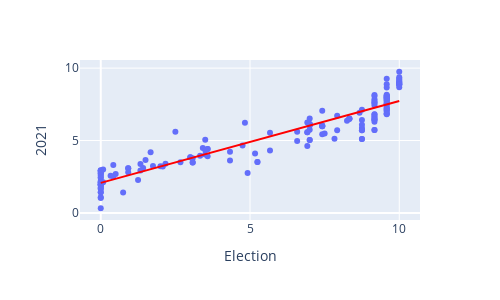
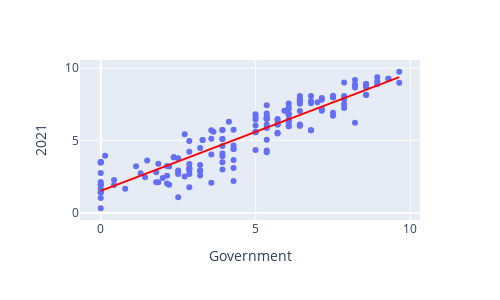
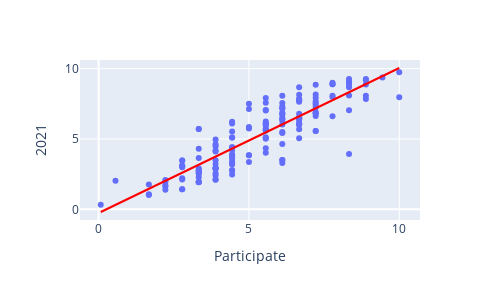
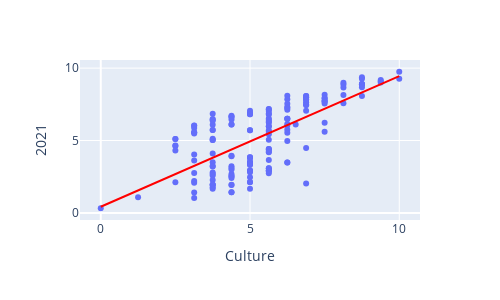

The notebook cell these images were saved under, in order:
### Markdown cell above
### Data visulization

### Code cell
fig1 = px.scatter(fdata,
             height=300, width= 500, 
             x = 'Election', y = '2021',
             hover_name='Country',
             trendline="ols", trendline_color_override="red")
fig2 = px.scatter(fdata,
             height=300, width= 500, 
             x = 'Government', y = '2021',
             hover_name='Country',
             trendline="ols", trendline_color_override="red")
fig3 = px.scatter(fdata,
             height=300, width= 500, 
             x = 'Participate', y = '2021',
             hover_name='Country',
             trendline="ols", trendline_color_override="red")
fig4 = px.scatter(fdata,
             height=300, width= 500, 
             x = 'Culture', y = '2021',
             hover_name='Country',
             trendline="ols", trendline_color_override="red")
fig5 = px.scatter(fdata,
             height=300, width= 500, 
             x = 'Freedom', y = '2021',
             hover_name='Country',
             trendline="ols", trendline_color_override="red")
display(fig1, fig2, fig3, fig4, fig5)

### Figure 1 — Plotly figure (JSON) as saved in the notebook; plotly's stock layout.template omitted (floating-point values rounded to 4 significant figures; data arrays with more than 128 entries replaced by an {"elided": "..."} marker saying what was removed)
{"data": [{"hovertemplate": "<b>%{hovertext}</b><br><br>Election=%{x}<br>2021=%{y}<extra></extra>", "hovertext": {"elided": "167 str values"}, "legendgroup": "", "marker": {"color": "#636efa", "symbol": "circle"}, "mode": "markers", "name": "", "orientation": "v", "showlegend": false, "type": "scatter", "x": {"elided": "167 float values"}, "xaxis": "x", "y": {"elided": "167 float values"}, "yaxis": "y"}, {"hovertemplate": "<b>OLS trendline</b><br>2021 = 0.565795 * Election + 2.07498<br>R<sup>2</sup>=0.880251<br><br>Election=%{x}<br>2021=%{y} <b>(trend)</b><extra></extra>", "legendgroup": "", "line": {"color": "red"}, "marker": {"color": "#636efa", "symbol": "circle"}, "mode": "lines", "name": "", "showlegend": false, "type": "scatter", "x": {"elided": "167 float values"}, "xaxis": "x", "y": {"elided": "167 float values"}, "yaxis": "y"}], "layout": {"height": 300, "legend": {"tracegroupgap": 0}, "margin": {"t": 60}, "width": 500, "xaxis": {"anchor": "y", "domain": [0, 1], "title": {"text": "Election"}}, "yaxis": {"anchor": "x", "domain": [0, 1], "title": {"text": "2021"}}}}

### Figure 2 — Plotly figure (JSON) as saved in the notebook; plotly's stock layout.template omitted (floating-point values rounded to 4 significant figures; data arrays with more than 128 entries replaced by an {"elided": "..."} marker saying what was removed)
{"data": [{"hovertemplate": "<b>%{hovertext}</b><br><br>Government=%{x}<br>2021=%{y}<extra></extra>", "hovertext": {"elided": "167 str values"}, "legendgroup": "", "marker": {"color": "#636efa", "symbol": "circle"}, "mode": "markers", "name": "", "orientation": "v", "showlegend": false, "type": "scatter", "x": {"elided": "167 float values"}, "xaxis": "x", "y": {"elided": "167 float values"}, "yaxis": "y"}, {"hovertemplate": "<b>OLS trendline</b><br>2021 = 0.814957 * Government + 1.51798<br>R<sup>2</sup>=0.838997<br><br>Government=%{x}<br>2021=%{y} <b>(trend)</b><extra></extra>", "legendgroup": "", "line": {"color": "red"}, "marker": {"color": "#636efa", "symbol": "circle"}, "mode": "lines", "name": "", "showlegend": false, "type": "scatter", "x": {"elided": "167 float values"}, "xaxis": "x", "y": {"elided": "167 float values"}, "yaxis": "y"}], "layout": {"height": 300, "legend": {"tracegroupgap": 0}, "margin": {"t": 60}, "width": 500, "xaxis": {"anchor": "y", "domain": [0, 1], "title": {"text": "Government"}}, "yaxis": {"anchor": "x", "domain": [0, 1], "title": {"text": "2021"}}}}

### Figure 3 — Plotly figure (JSON) as saved in the notebook; plotly's stock layout.template omitted (floating-point values rounded to 4 significant figures; data arrays with more than 128 entries replaced by an {"elided": "..."} marker saying what was removed)
{"data": [{"hovertemplate": "<b>%{hovertext}</b><br><br>Participate=%{x}<br>2021=%{y}<extra></extra>", "hovertext": {"elided": "167 str values"}, "legendgroup": "", "marker": {"color": "#636efa", "symbol": "circle"}, "mode": "markers", "name": "", "orientation": "v", "showlegend": false, "type": "scatter", "x": {"elided": "167 float values"}, "xaxis": "x", "y": {"elided": "167 float values"}, "yaxis": "y"}, {"hovertemplate": "<b>OLS trendline</b><br>2021 = 1.03056 * Participate + -0.259267<br>R<sup>2</sup>=0.765760<br><br>Participate=%{x}<br>2021=%{y} <b>(trend)</b><extra></extra>", "legendgroup": "", "line": {"color": "red"}, "marker": {"color": "#636efa", "symbol": "circle"}, "mode": "lines", "name": "", "showlegend": false, "type": "scatter", "x": {"elided": "167 float values"}, "xaxis": "x", "y": {"elided": "167 float values"}, "yaxis": "y"}], "layout": {"height": 300, "legend": {"tracegroupgap": 0}, "margin": {"t": 60}, "width": 500, "xaxis": {"anchor": "y", "domain": [0, 1], "title": {"text": "Participate"}}, "yaxis": {"anchor": "x", "domain": [0, 1], "title": {"text": "2021"}}}}

### Figure 4 — Plotly figure (JSON) as saved in the notebook; plotly's stock layout.template omitted (floating-point values rounded to 4 significant figures; data arrays with more than 128 entries replaced by an {"elided": "..."} marker saying what was removed)
{"data": [{"hovertemplate": "<b>%{hovertext}</b><br><br>Culture=%{x}<br>2021=%{y}<extra></extra>", "hovertext": {"elided": "167 str values"}, "legendgroup": "", "marker": {"color": "#636efa", "symbol": "circle"}, "mode": "markers", "name": "", "orientation": "v", "showlegend": false, "type": "scatter", "x": {"elided": "167 float values"}, "xaxis": "x", "y": {"elided": "167 float values"}, "yaxis": "y"}, {"hovertemplate": "<b>OLS trendline</b><br>2021 = 0.902015 * Culture + 0.426703<br>R<sup>2</sup>=0.500364<br><br>Culture=%{x}<br>2021=%{y} <b>(trend)</b><extra></extra>", "legendgroup": "", "line": {"color": "red"}, "marker": {"color": "#636efa", "symbol": "circle"}, "mode": "lines", "name": "", "showlegend": false, "type": "scatter", "x": {"elided": "167 float values"}, "xaxis": "x", "y": {"elided": "167 float values"}, "yaxis": "y"}], "layout": {"height": 300, "legend": {"tracegroupgap": 0}, "margin": {"t": 60}, "width": 500, "xaxis": {"anchor": "y", "domain": [0, 1], "title": {"text": "Culture"}}, "yaxis": {"anchor": "x", "domain": [0, 1], "title": {"text": "2021"}}}}
